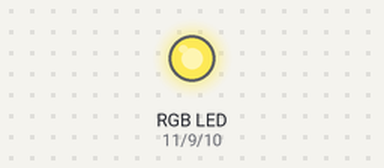
Bench run of a sketch on a simulated Arduino Uno, built with avr-gcc and run on an emulated ATmega328P. Shown: an RGB LED mixed from three pins (HIGH = lit). Dim RGB values are drawn brighter than linear.

Above: at 0.05 s.
At 1.5 s:
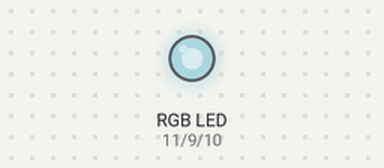
Timing chart, 0 to 3.5 s (numbered marks = the images above):
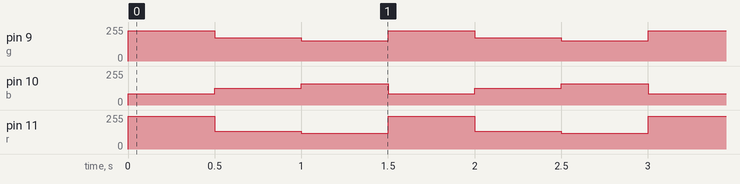

The sketch:

new.ino
```cpp
#include <Key.h>

int r = 11;
int g = 9;
int b = 10;


void setup()
{
    pinMode(r, OUTPUT);
    pinMode(g, OUTPUT);
    pinMode(b, OUTPUT);
}

void loop ()
{
    //(sosa) - соничка
    analogWrite(r, 247);
    analogWrite(g, 228);
    analogWrite(b, 84);

    delay(500);
    //(принцесса) - влад
    analogWrite(r, 133);
    analogWrite(g, 173);
    analogWrite(b, 127);

    delay(500);
    //мой
    analogWrite(r, 120);
    analogWrite(g, 151);
    analogWrite(b, 158);

    delay(500);

}
```

Measured:
- by itself, pin 9 (g): repeats every 1.5 s: 173/255 0.50 s, 151/255 0.50 s, 228/255 0.50 s
- by itself, pin 10 (b): repeats every 1.5 s: 127/255 0.50 s, 158/255 0.50 s, 84/255 0.50 s
- by itself, pin 11 (r): repeats every 1.5 s: 133/255 0.50 s, 120/255 0.50 s, 247/255 0.50 s
